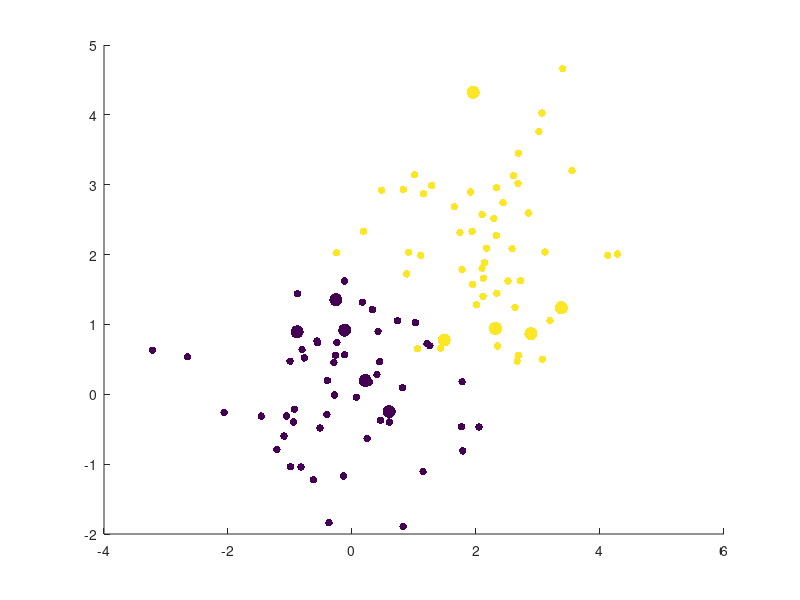

Source code (MATLAB): (Note: this script raises an error after producing the figure.)
% Test examples: experimentations with SVM utilities 

% Create training data from Gaussian at (0,0) and (2,2) and plot
training_data = [randn(2,50) 2*ones(2,50)+ randn(2,50)];
classes = [ones(1,50) 2*ones(1,50)]';
figure
scatter(training_data(1,:), training_data(2,:), 30, classes, 'filled'); 

% Create new data from same distribution
test_data = [randn(2,5) 2*ones(2,5)+ randn(2,5)];
test_classes = [ones(1,5) 2*ones(1,5)]';
hold on
scatter(test_data(1,:), test_data(2,:), 90, test_classes, 'filled');

% Use SVM to partition data
SVMstruct = svmtrain(training_data, classes, 'Kernel_Function', 'linear', ... 
'showplot', true);
est_classes = svmclassify(SVMstruct, test_data'); 

% Use knn to partition data
knnclassify(test_data', training_data', classes, 3); 

% Use Naive Bayes to classify data
O1 = NaiveBayes.fit(training_data', classes); 
C1 = O1.predict(test_data')


%% Experimentation with real data 
training_data = [ROIsLHvideo1 ROIsRHvideo1]; 
test_data = [ROIsLHvideo2 ROIsRHvideo2]; 
trueClasses = video2ratingshalf; 
k = 1; 
currClass = BinClassIdx(k); 
classes = video1ratings(:,currClass);   
idx = find(classes>0); 
classes(idx) = 1;
SVMStruct = svmtrain(training_data,classes); 
SVMpredictClasses = svmclassify(SVMStruct,test_data); 

NB = NaiveBayes.fit(training_data,classes); 
BayesPredictClasses = NB.predict(test_data); 

knnPredictClasses = knnclassify(test_data,training_data,classes,numNeighbors); 